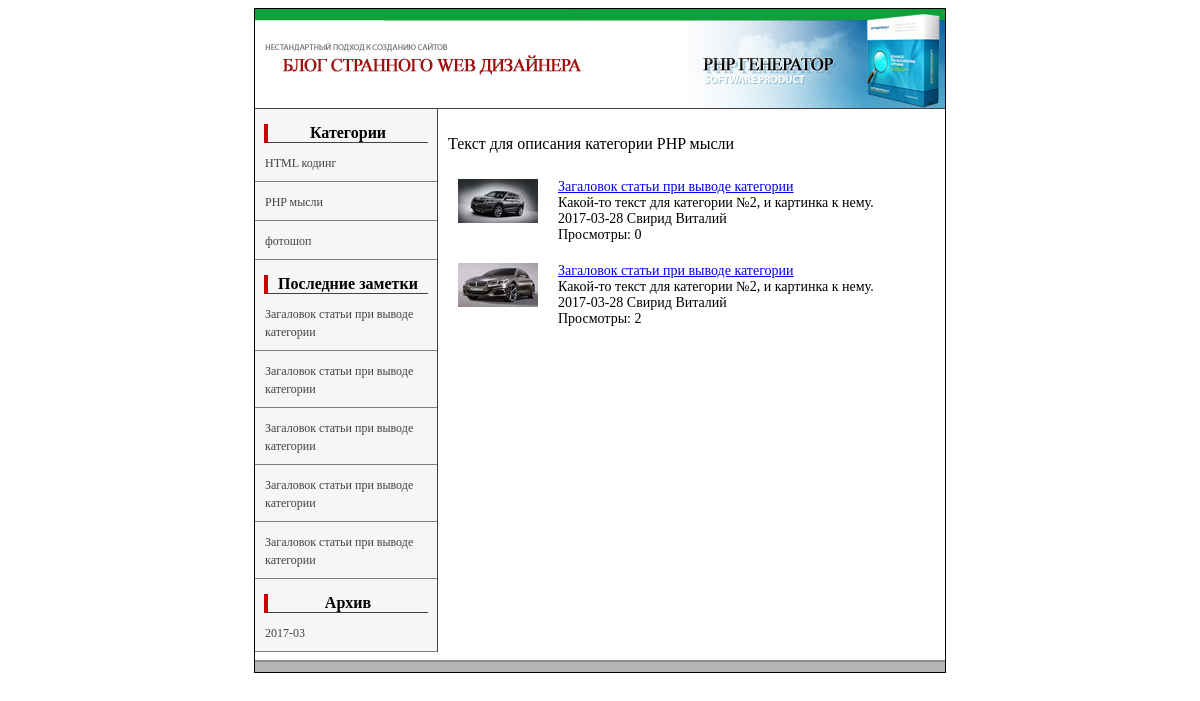
/view_cat.php?cat=2, run on an earlier commit of the app's database.
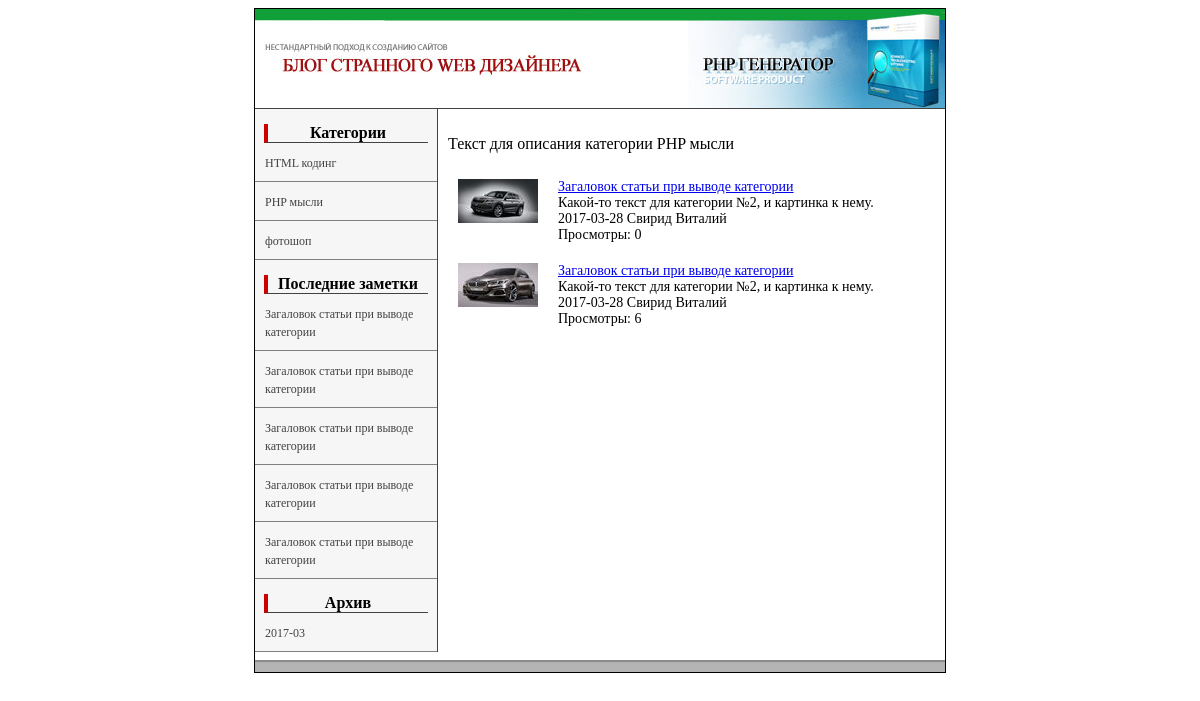
And on a later commit of the database.
### tables this page shows
CREATE TABLE `data` (
  `id` int(5) NOT NULL,
  `cat` int(1) NOT NULL,
  `meta_d` varchar(255) NOT NULL,
  `meta_k` varchar(255) NOT NULL,
  `description` text NOT NULL,
  `text` text NOT NULL,
  `view` int(7) NOT NULL,
  `author` varchar(100) NOT NULL,
  `date` date NOT NULL,
  `mini_img` varchar(255) NOT NULL,
  `title` varchar(255) NOT NULL
);

### view_cat.php (the view, shortened to what this page needs)
<?php
include("blocks/db.php");
if (isset($_GET['cat'])) {
    $cat = $_GET['cat'];
}
$result = mysqli_query($db,"SELECT * FROM categories WHERE id='$cat'");
if(mysqli_num_rows($result)>0){
    $myrow = mysqli_fetch_array($result);
}
else {
    echo "<p>Информация по запросу не может быть извлечена. В таблице нет записей.</p>";
    exit();
}
?>
<!DOCTYPE html>
<head lang="ru">
      <link rel="stylesheet" type="text/css" href="style.css">
</head>
<body>
    <table class="main_border" align="center" cellpadding="0"  cellspacing="0">
    	<?php include("blocks/header.php");?>
    	<tr>
	    	<td valign="top">
	    		<table width="100%" border="0" cellpadding="0" cellspacing="0">
                    <tr>
                        <?php include("blocks/left.php");?>
                        <td valign="top"><?php echo $myrow['text'];?>
                        <?php
                            $result = mysqli_query($db, "SELECT id,description,view,title,date,author,mini_img FROM data WHERE cat='$cat'");
if(mysqli_num_rows($result)>0){
    $myrow = mysqli_fetch_array($result);
    do {
        printf(
            "<div class='cat_view'>
                %s
                <div class='cat_data'>
                    <a href='view_posts.php?id=%s'>%s</a>
                    <br>
                    <p>%s</p>
                    <span>%s</span>
                    <span>%s</span>
                    <p>Просмотры: %s</p>
                </div>
            <div class='clear'></div>
            </div>",
           $myrow['mini_img'],$myrow['id'],$myrow['title'],$myrow['description'],$myrow['date'],$myrow['author'],$myrow['view']);
    }
while ($myrow = mysqli_fetch_array($result));
}
else {
    echo "<p>Информация по запросу не может быть извлечена. В таблице нет записей.</p>";
    exit();
}
                        ?>
                        </td>
                    </tr>
                </table>
	    	</td>
    	</tr>
	    	<?php include("blocks/footer.php");?>
    </table>
</body>
</html>

### blocks/left.php (shortened to what this page needs)
<td width="182px" class="left" valign="top">
<div class="nav_title">
	Категории
</div>
	<?
		$result2 = mysqli_query($db,"SELECT * FROM categories");
if(mysqli_num_rows($result2)>0){
    $myrow2 = mysqli_fetch_array($result2);
    do{
    	printf("<p><a href='view_cat.php?cat=%s'>%s</a></p>",$myrow2['id'],$myrow2['title']);
    }
    while ($myrow2 = mysqli_fetch_array($result2));
}
else {
    echo "<p>Информация по запросу не может быть извлечена. В таблице нет записей.</p>";
    exit();
}
	?>
    <div class="nav_title">Последние заметки</div>
<?php
        $result3 = mysqli_query($db, "SELECT id, title FROM data ORDER BY date DESC, id DESC LIMIT 5");
if(mysqli_num_rows($result3)>0){
    $myrow3 = mysqli_fetch_array($result3);
   do{
        printf("<p><a href='view_posts.php?id=%s'>%s</a></p>",$myrow3['id'],$myrow3['title']);
    }
    while ($myrow3 = mysqli_fetch_array($result3));
}
else {
    echo "<p>Информация по запросу не может быть извлечена. В таблице нет записей.</p>";
    exit();
}
?>
    <div class="nav_title">Архив</div>
    <?php
        $result4 = mysqli_query($db, "SELECT DISTINCT left(date,7) AS month FROM data ORDER BY month DESC");
if(mysqli_num_rows($result4)>0){
    $myrow4 = mysqli_fetch_array($result4);
   do{
        printf("<p><a href='view_date.php?date=%s'>%s</a></p>",$myrow4['month'],$myrow4['month']);
    }
    while ($myrow4 = mysqli_fetch_array($result4));
}
else {
    echo "<p>Информация по запросу не может быть извлечена. В таблице нет записей.</p>";
    exit();
}
?>
</td>

What changed in the data, as far as the page shows it:
changed data (number 3 of 5 on the later page): view "2" → "6"
